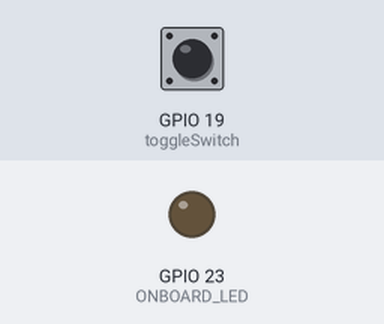
Recording of a sketch running on a simulated ESP32. Parts: output pins drawn as LEDs (lit = HIGH). Dashed ring = blinking. Inputs (shaded band) come from the test bench; at power-on: GPIO 19 (toggleSwitch) HIGH. Random numbers use the default seed unless the sketch sets one; USB keyboard and mouse output is not drawn; what the sketch prints to the serial monitor is not drawn.

Above: at 1.2 s.
1.3 s: GPIO 19 (toggleSwitch) pulled LOW for 0.15 s
At 1.42 s:
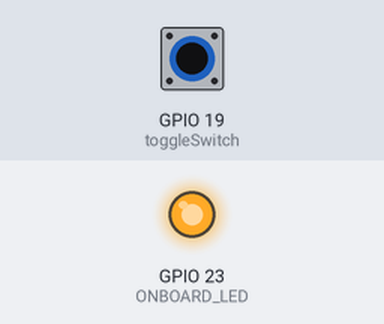
3.0 s: GPIO 19 (toggleSwitch) pulled LOW for 1 s
At 4.3 s:
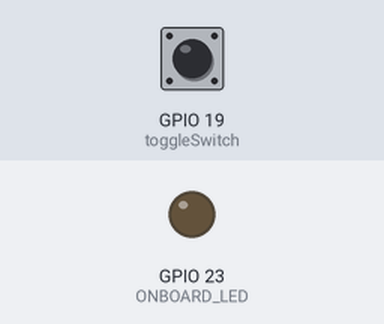
7.0 s: GPIO 19 (toggleSwitch) pulsed LOW 2 times (0.12 s each, 0.3 s apart)
At 7.11 s:
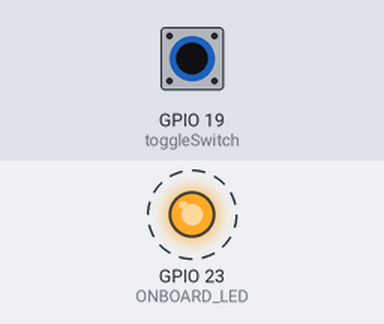
10.6 s: GPIO 19 (toggleSwitch) driven LOW
At 11.7 s:
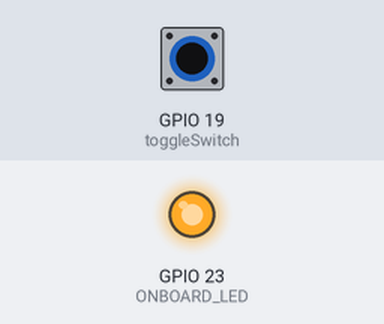
13.5 s: GPIO 19 (toggleSwitch) driven HIGH
At 17.2 s:
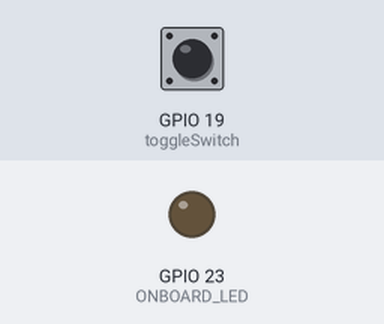
Timing chart, 0 to 17.5 s (numbered marks = the images above; inputs shaded):
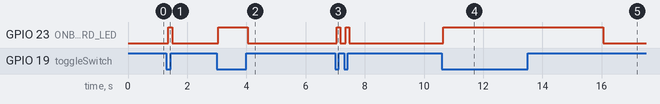

Measured:
- after the input at 1.3 s, GPIO 23 (ONBOARD_LED): LOW → HIGH after 0.05 s, → LOW 0.15 s later
- after the input at 3.0 s, GPIO 23 (ONBOARD_LED): LOW → HIGH after 0.05 s, → LOW 1.0 s later
- after the input at 7.0 s, GPIO 23 (ONBOARD_LED): alternates HIGH for 0.12 s and LOW for 0.18 s, 4 changes in all, then stays LOW, starting after 0.05 s
- after the input at 10.6 s, GPIO 23 (ONBOARD_LED): LOW → HIGH after 0.05 s
- after the input at 13.5 s, GPIO 23 (ONBOARD_LED): HIGH → LOW after 2.6 s

The sketch:

MightyMouse.ino
```cpp
// #include "Button2.h"
#include <ezButton.h>
#include <BleMouse.h>
#include <NoDelay.h>

/////////////////////////////////////////////////////////////////

// #define BUTTON_PIN  19
ezButton toggleSwitch(19);
#define ONBOARD_LED 23
int OnBoard_state = LOW;

/////////////////////////////////////////////////////////////////

bool mouseonoff = false;
bool mouseup = false;
long randNumber;
/////////////////////////////////////////////////////////////////

//Button2 button;

int randBattery = random(10,100);
BleMouse bleMouse("Mighty Mouse", "Mighty Mouse BLE Mouse Ca", randBattery);
/////////////////////////////////////////////////////////////////
noDelay mousePause(6000);
noDelay shortPause(1000);

void movemouse();
/////////////////////////////////////////////////////////////////

void setup() {
  Serial.begin(115200);
  Serial.println("Booting MightyMouse!");

  bleMouse.begin();

  // start button
  //button.begin(BUTTON_PIN);
  //button.setTapHandler(tap);
  toggleSwitch.setDebounceTime(50);

  // initialize LED
  pinMode(ONBOARD_LED, OUTPUT);
}


/////////////////////////////////////////////////////////////////
/////////////////////////////////////////////////////////////////

void loop() {
  toggleSwitch.loop();

  mousePause.update();

  //button.loop();

  movemouse();
}

/////////////////////////////////////////////////////////////////

void movemouse(){
  int state = toggleSwitch.getState();

  if(state == LOW){
    Serial.println("switched on");
    digitalWrite(ONBOARD_LED, HIGH);

   if(bleMouse.isConnected() ) {
    //&& mouseonoff == true
   if(mousePause.update()) {
      Serial.println("start moving");
      unsigned long startTime;
      digitalWrite(ONBOARD_LED, HIGH);

      startTime = millis();
        while(millis()<startTime+2000) {
          bleMouse.move(0,-3);
          delay(100);
        }

      startTime = millis();
        while(millis()<startTime+2000) {
          bleMouse.move(0,3);
          delay(100);
        }

      Serial.println("Wait");
      }
      }
       else {
          digitalWrite(ONBOARD_LED, LOW);
          return;

      }
  } else {
    digitalWrite(ONBOARD_LED, LOW);
    Serial.println("Switched Off");
    }
}

/////////////////////////////////////////////////////////////////
/*
void tap(Button2& btn) {
    Serial.println("pressed");
    OnBoard_state = !OnBoard_state;
    digitalWrite(ONBOARD_LED, OnBoard_state);
    mouseonoff = !mouseonoff;
}*/
/////////////////////////////////////////////////////////////////
```
